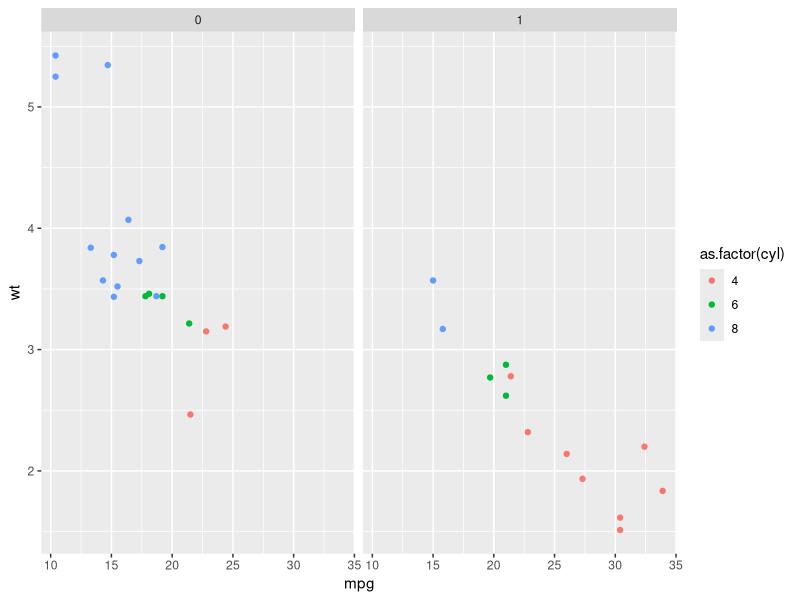

Reproduce this figure in R.
## ---- chunk 1
library(tidyverse)
mtcars %>% 
  ggplot(aes(mpg, wt, color = as.factor(cyl))) +
  geom_point() + 
  facet_wrap(~am)
